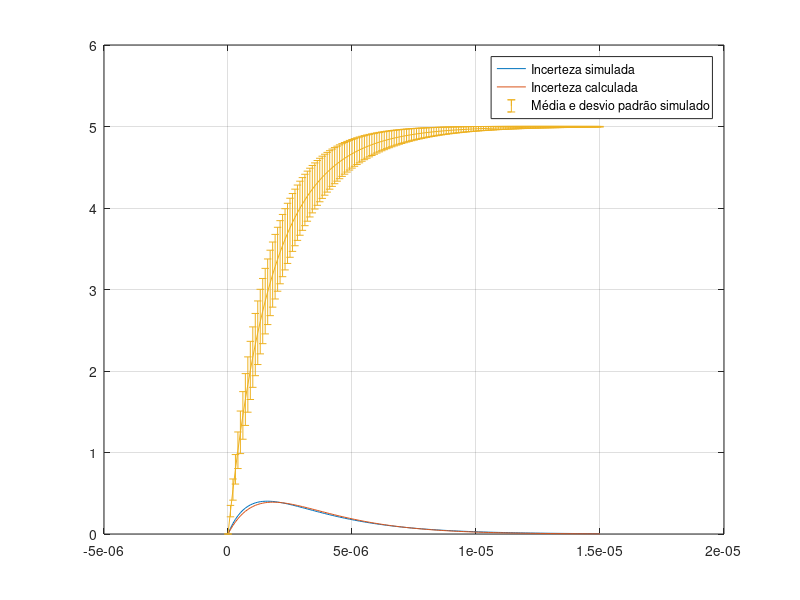

The MATLAB source for this figure:
%%%%%%%%%%%%%%%%%%%%%%%%%%%%%%%%%%%%%%%%%%%%%%%%%%%%%%%%%%%%%%%%%%%%%%%%%%%
%Análise de incertezas do etapa de amostragem de saída. Considera-se 
%incertezas nas resistências, capacitâncias e chaves. A tensão de entrada
%Va é um valor livre de incertezas
%Presume que todas as incertezas são independentes.
%Desconsidera correntes de fuga, corrente de polarização, tensão de offset
%%%%%%%%%%%%%%%%%%%%%%%%%%%%%%%%%%%%%%%%%%%%%%%%%%%%%%%%%%%%%%%%%%%%%%%%%%%

clear all
close all
clc

points = 10000;

To = 15e-6;
timestep = 1e-7;

Va = 5;
R = 82.5;
d_R = 17.5;

C = 22e-9;
d_C = 0.22e-9;

RC = R*C;

d_RC = sqrt((d_R/R)^2 + (d_C/C)^2)*RC;

R_sim = normrnd(R,d_R,[points 1]);
C_sim = normrnd(C,d_C,[points 1]);

R_sim = max(R_sim,0);
C_sim = max(C_sim,0);


t = [0:timestep:To];

s_ = std(Va*(1-exp(-t./(C_sim.*(R_sim)))));
sf_ = abs(-Va.*t.*exp(-t/RC)/RC^2)*d_RC;
m_ = mean(Va*(1-exp(-t./(C_sim.*(R_sim)))));

fprintf('R %.2f +- %.2f Ohm \n',R,d_R);
fprintf('RC %.2f +- %.2f ns \n',RC*1e9,d_RC*1e9);

fprintf('C_sim %.2f +- %.2f nF \n',mean(C_sim)*1e9,std(C_sim)*1e9);
fprintf('Rs_sim %.2f +- %.2f Ohm \n',mean(R_sim),std(R_sim));


%%

figure
plot(t,s_);
hold on
plot(t,sf_);
errorbar(t,m_,s_);
hold off
legend('Incerteza simulada','Incerteza calculada','Média e desvio padrão simulado')
grid;



